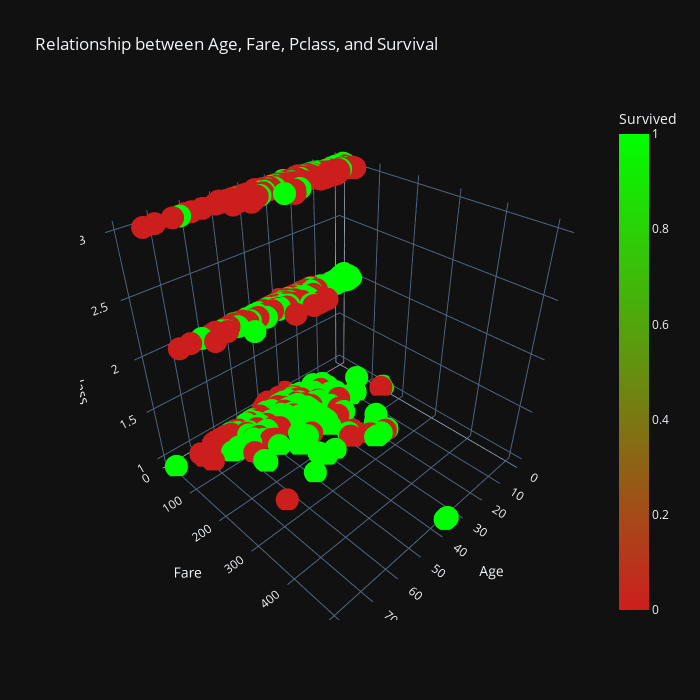

The notebook cell saved with this chart:
### Markdown cell above
Objective : To analyze the relationship between Age, Fare, Pclass, and Survival <br>
About the code : Creates a 3D scatter plot using Plotly, visualizing the relationship between age, fare, passenger class (Pclass), and survival (Survived) in a dataset (df). <br> 
Justification : The chart was chosen to visualize the relationship between age, fare, passenger class, and survival in a dataset because a 3D scatter plot allows for the simultaneous representation of three numerical variables (age, fare, and passenger class) as well as a categorical variable (survival). This type of chart can provide insights into potential patterns or correlations between these variables.

Here is a step-by-step explanation of each line and part of the code:

1. `color_sequence = ['#8B0000', '#00FF00']`: This line defines a list of two color codes, `'#8B0000'` (dark red) and `'#00FF00'` (green), which will be used to represent the different categories of the "Survived" variable.

2. `fig = px.scatter_3d(df, x="Age", y="Fare", z="Pclass", color="Survived", color_continuous_scale=color_sequence, title="Age vs Fare vs Class by Survived", height=700, width=700)`: This line creates a 3D scatter plot using the Plotly Express (px) library. It specifies the dataset `df` and assigns the variables "Age", "Fare", and "Pclass" to the x, y, and z axes, respectively. The "Survived" variable is used to determine the color of each data point, with the colors defined by `color_sequence`. Additional parameters include the chart title ("Age vs Fare vs Class by Survived"), and the dimensions of the chart (height=700, width=700).

3. `fig.show()`: This line displays the created figure (`fig`) in the output.


Results :

Green dots represent passengers who survived, while red dots represent passengers who did not survive.
Passengers in higher passenger classes had higher survival rates compared to lower classes. Those who paid higher fares also had higher chances of survival. Additionally, younger passengers had higher survival rates compared to older passengers. In summary, higher class, higher fare, and younger age were associated with increased chances of survival.

### Code cell
color_sequence = ['#cd1e1e', '#00FF00']
fig = px.scatter_3d(df, x="Age", y="Fare", z="Pclass", color="Survived", color_continuous_scale=color_sequence, title="Relationship between Age, Fare, Pclass, and Survival", height=700, width=700)
fig.show()

### Figure 1 — Plotly figure (JSON) as saved in the notebook; plotly's stock layout.template omitted (floating-point values rounded to 4 significant figures; data arrays with more than 128 entries replaced by an {"elided": "..."} marker saying what was removed)
{"data": [{"hovertemplate": "Age=%{x}<br>Fare=%{y}<br>Pclass=%{z}<br>Survived=%{marker.color}<extra></extra>", "legendgroup": "", "marker": {"color": {"elided": "891 int values"}, "coloraxis": "coloraxis", "symbol": "circle"}, "mode": "markers", "name": "", "scene": "scene", "showlegend": false, "type": "scatter3d", "x": {"elided": "891 float values"}, "y": {"elided": "891 float values"}, "z": {"elided": "891 int values"}}], "layout": {"coloraxis": {"colorbar": {"title": {"text": "Survived"}}, "colorscale": [[0, "#cd1e1e"], [1, "#00FF00"]]}, "height": 700, "legend": {"tracegroupgap": 0}, "scene": {"domain": {"x": [0, 1], "y": [0, 1]}, "xaxis": {"title": {"text": "Age"}}, "yaxis": {"title": {"text": "Fare"}}, "zaxis": {"title": {"text": "Pclass"}}}, "title": {"text": "Relationship between Age, Fare, Pclass, and Survival"}, "width": 700}}
